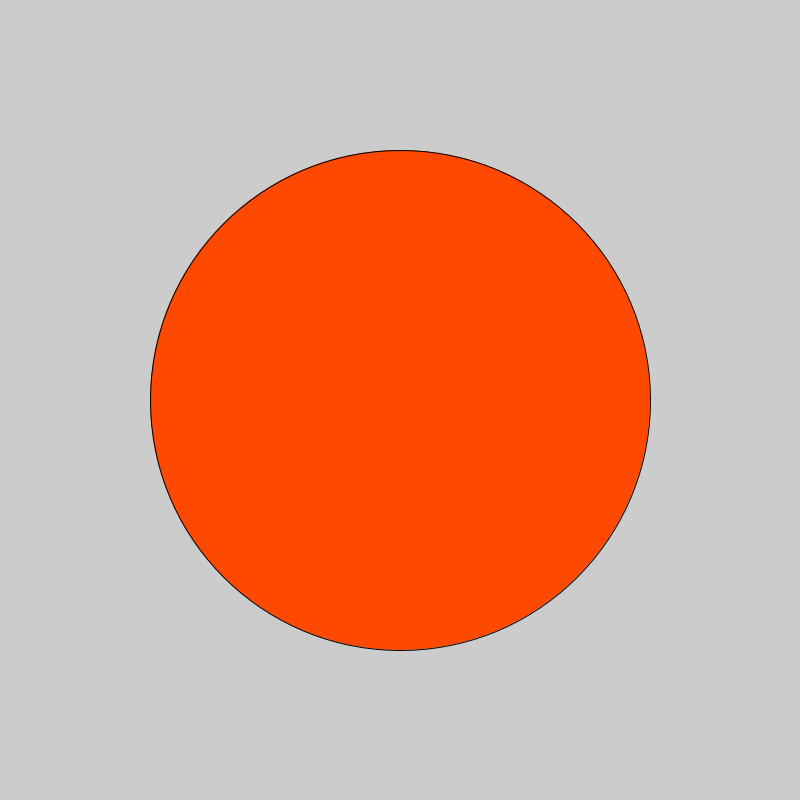
Frame 1 (no input)
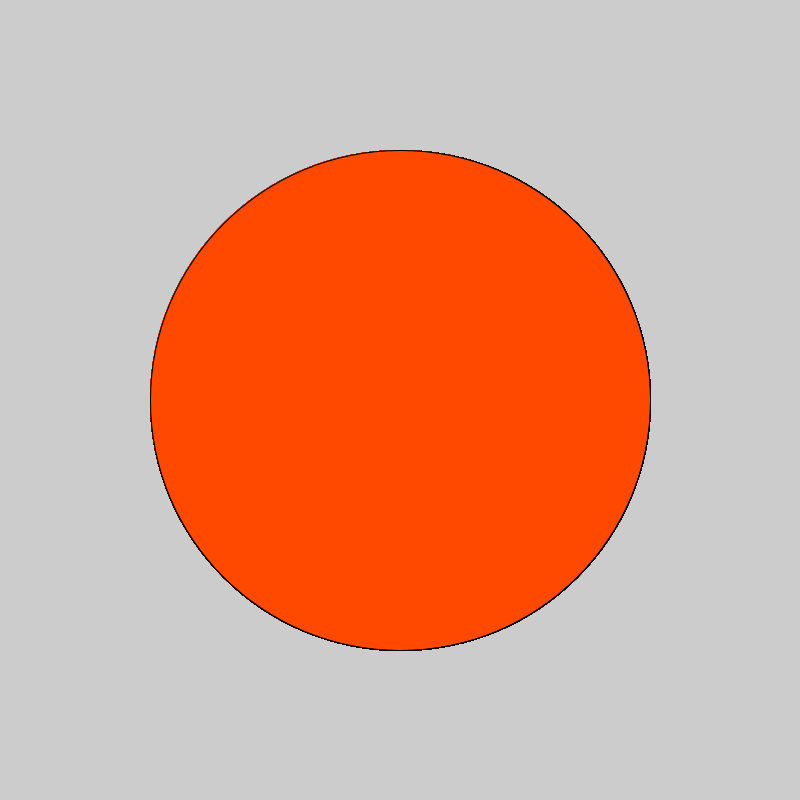
Frame 60 (the mouse pressed at the canvas centre just before this capture)
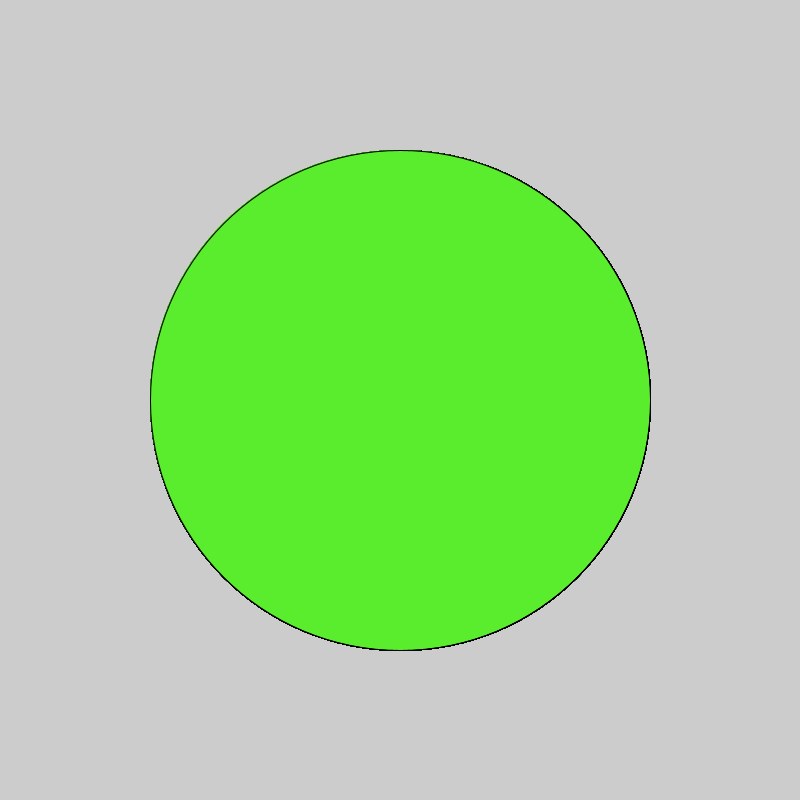
Frame 120 (the mouse held since frame 60 and released just before this capture)

The Processing sketch that drew these frames (run headless with seeded random() and noise(); from frame 60 on, the mouse is pressed at the canvas centre):

// Processing sketch: LogicalDot
// ── LogicalDot.pde
void setup(){
size(800,800);
}
void draw(){
  fill(#00D7FF);
 if(mousePressed){
   fill(#59ED2D);
 }else{
   fill(#FF4800);
 }
 ellipse(400,400,500,500);
}
